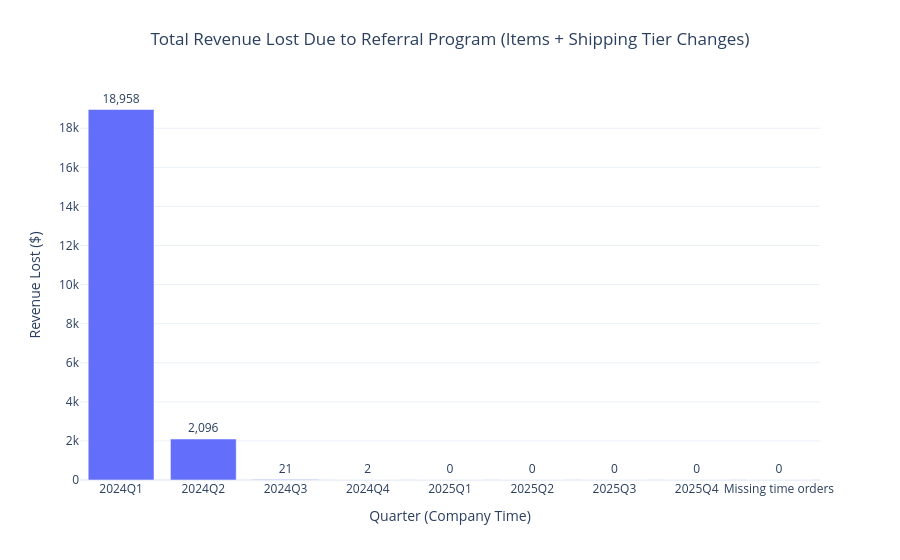

Write notebook code for a chart like this one.
### Code cell
order_df["order_quarter"] = order_df["order_quarter"].replace("NaT", "Missing time orders")

q3_by_qtr = (
    order_df.groupby("order_quarter", as_index=False, observed=False)
            .agg(
                referred_orders=("is_referred_order", "sum"),
                net_revenue_lost=("net_revenue_lost_ref", "sum"),
            )
            .sort_values("order_quarter")
)

q3_by_qtr["lost_label"] = q3_by_qtr["net_revenue_lost"].map(lambda v: f"{v:,.0f}")

fig = px.bar(
    q3_by_qtr,
    x="order_quarter",
    y="net_revenue_lost",
    text="lost_label",
    title="Total Revenue Lost Due to Referral Program (Items + Shipping Tier Changes)",
    labels={"order_quarter": "Quarter (Company Time)", "net_revenue_lost": "Revenue Lost ($)"},
    hover_data={"referred_orders": True},
)

fig.update_traces(textposition="outside", cliponaxis=False)
fig.update_layout(title={"x": 0.5, "xanchor": "center"}, height=620, autosize=True ,margin=dict(t=90, b=80))
fig.show()

### Figure 1 — Plotly figure (JSON) as saved in the notebook; plotly's stock layout.template omitted (floating-point values rounded to 4 significant figures)
{"data": [{"alignmentgroup": "True", "cliponaxis": false, "customdata": [[3057], [502], [3], [1], [0], [0], [0], [0], [0]], "hovertemplate": "Quarter (Company Time)=%{x}<br>Revenue Lost ($)=%{y}<br>lost_label=%{text}<br>referred_orders=%{customdata[0]}<extra></extra>", "legendgroup": "", "marker": {"color": "#636efa", "pattern": {"shape": ""}}, "name": "", "offsetgroup": "", "orientation": "v", "showlegend": false, "text": ["18,958", "2,096", "21", "2", "0", "0", "0", "0", "0"], "textposition": "outside", "type": "bar", "x": ["2024Q1", "2024Q2", "2024Q3", "2024Q4", "2025Q1", "2025Q2", "2025Q3", "2025Q4", "Missing time orders"], "xaxis": "x", "y": [18960.0, 2096.0, 20.64, 2.386, 0, 0, 0, 0, 0], "yaxis": "y"}], "layout": {"autosize": true, "barmode": "relative", "legend": {"tracegroupgap": 0}, "margin": {"b": 80, "t": 90}, "title": {"text": "Total Revenue Lost Due to Referral Program (Items + Shipping Tier Changes)", "x": 0.5, "xanchor": "center"}, "xaxis": {"anchor": "y", "autorange": true, "domain": [0, 1], "range": [-0.5, 8.5], "title": {"text": "Quarter (Company Time)"}, "type": "category"}, "yaxis": {"anchor": "x", "autorange": true, "domain": [0, 1], "range": [0, 19960.0], "title": {"text": "Revenue Lost ($)"}, "type": "linear"}}}
